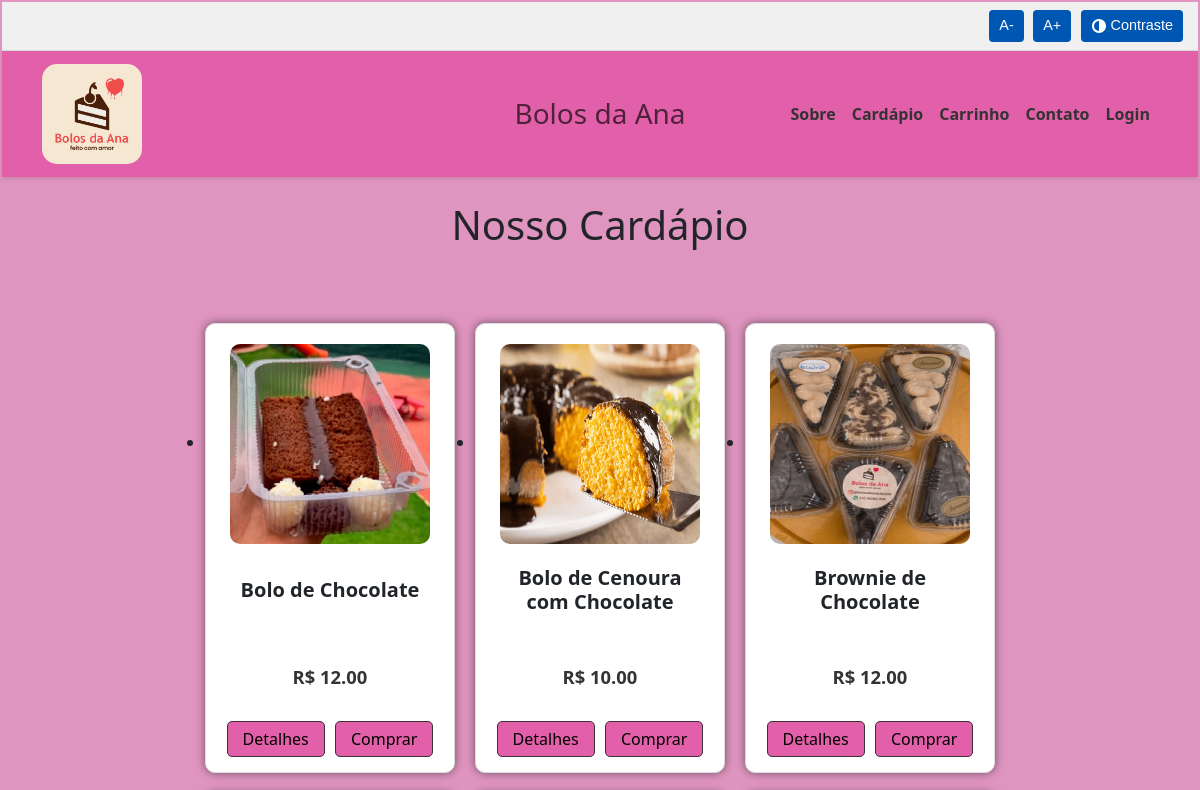
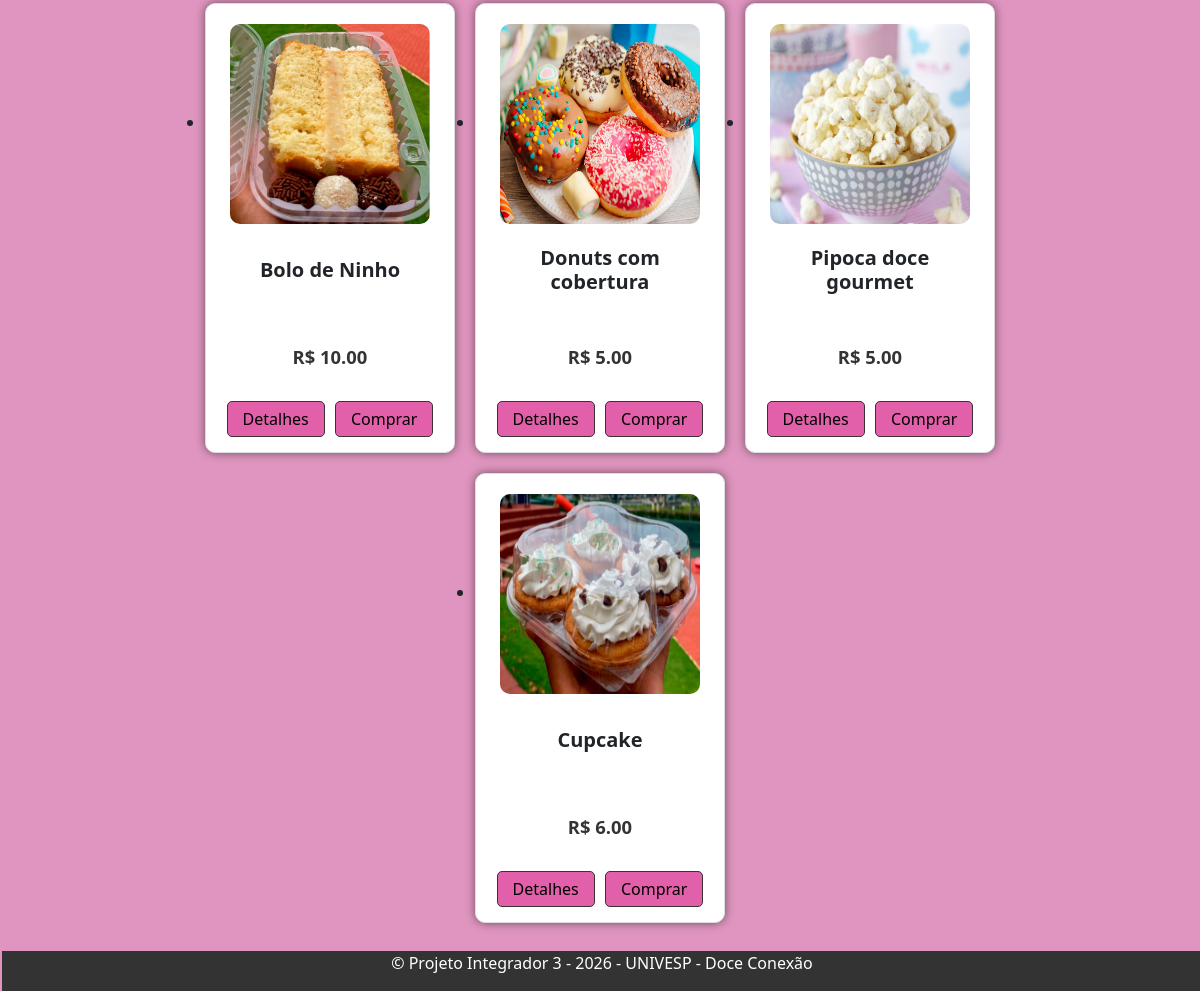
The page / on the database its author committed (2 pictures, top to bottom).
### app.py (models this page shows)
class Produto(db.Model):
    id = db.Column(db.Integer, primary_key=True)
    nome = db.Column(db.String(100), nullable=False)
    categoria = db.Column(db.String(50), nullable=False)
    preco = db.Column(db.Float, nullable=False)
    estoque = db.Column(db.Integer, nullable=False)
    imagem = db.Column(db.String(200))
    descricao = db.Column(db.String(200), nullable=False)

### app.py (the view)
    @app.route('/')
    def index():
        produtos = Produto.query.all()
        return render_template('index.html', produtos=produtos)

### templates/index.html (shortened to what this page needs)
{% extends 'base.html' %}
{% block content %}
<main role="main" class="container">
    <h1 class="text-center my-4">Nosso Cardápio</h1>
    <ul class="produtos">
        {% for produto in produtos %}
            <li class="produto {% if produto.estoque <= 0 %}sem-estoque{% endif %}">
                <img src="{{ produto.imagem }}" alt="Foto de {{ produto.nome }}">
                <div class="nome_produto">
                    <h2>{{ produto.nome }}</h2>
                </div>
                <div class="preco_pos">
                    <p class="preco">R$ {{ "%.2f"|format(produto.preco) }}</p>
                </div>
                <div class="botoes_produto_rodape">
                    <button type="button" class="btn-detalhes" onclick="openPopup({{ produto.id }}, this)">
                        Detalhes
                    </button>
                    <form method="POST" action="{{ url_for('carrinho') }}" style="display: inline;">
                        <button type="submit" class="btn-comprar" {% if produto.estoque <= 0 %}disabled{% endif %}>
                            Comprar
                        </button>
                    </form>
                </div>
            </li> {% endfor %}
    </ul> </main>
{% endblock %}

### static/style.css (style rules this page uses)
body { background-color: #df95bf; margin: 1px; padding: 1px; }
.produtos { display: flex; flex-wrap: wrap; justify-content: center; padding:40px; }
.produto { position: relative; background-color: white; border: 1px solid #ddd; border-radius: 10px; margin: 10px; padding: 20px 20px; width: 250px; height: 450px; text-align: center; box-shadow: 0 0 10px rgba(0, 0, 0, 0.5); }
.produto img { max-width: 100%; height: 200px; width: 200px; border-radius: 10px; }
.produto p { color: #000000; font-weight: bold; }
.nome_produto { height: 80px; display: flex; align-items: center; justify-content: center; margin: 10px 0; padding: 0 10px; text-align: center; }
.preco_pos { position: absolute; bottom: 60px; left: 0; right: 0; padding: 5px; text-align: center; }
.botoes_produto_rodape { position: absolute; bottom: 10px; left: 0; right: 0; padding: 5px; text-align: center; background-color: #ffffff; border-bottom-left-radius: 8px; border-bottom-right-radius: 8px; }
.produto .btn-detalhes, .produto .btn-comprar { background-color: #e25fa9; font-size: medium; color: rgb(0, 0, 0); border: 1px solid #3d3138; padding: 5px 15px; border-radius: 5px; cursor: pointer; text-decoration: none; margin: 0 3px; font-weight: normal; }
.produtos .produto .nome_produto h2 { font-size: 1.25rem; font-weight: bold; }
.produtos .produto .preco_pos p.preco { font-size: 1.15rem; font-weight: bold; color: #333; }

### rows shown on the page
Produto: imagem (picture), nome "Bolo de Chocolate", preco "12.00"
Produto: imagem (picture), nome "Bolo de Cenoura com Chocolate", preco "10.00"
Produto: imagem (picture), nome "Brownie de Chocolate", preco "12.00"
Produto: imagem (picture), nome "Bolo de Ninho", preco "10.00"
Produto: imagem (picture), nome "Donuts com cobertura", preco "5.00"
Produto: imagem (picture), nome "Pipoca doce gourmet", preco "5.00"
Produto: imagem (picture), nome "Cupcake", preco "6.00"
